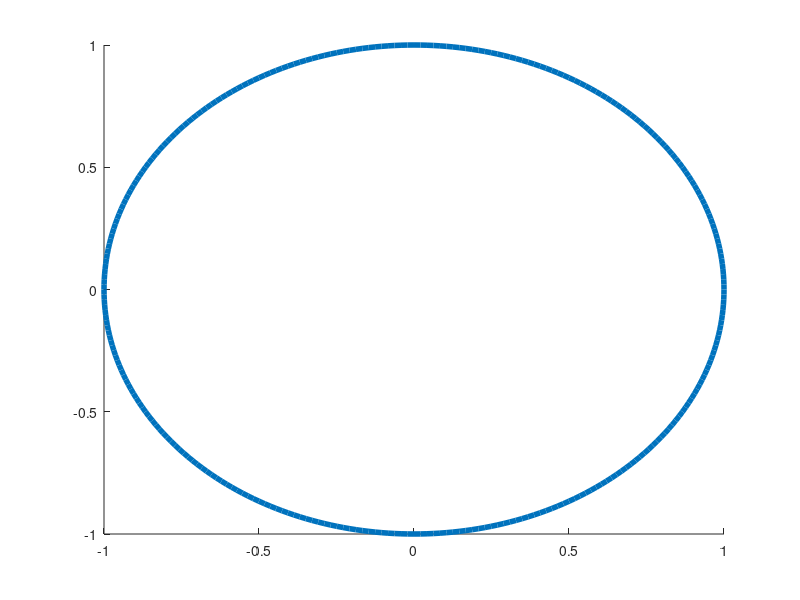

The MATLAB source for this figure:
function h=ellipse(ra,rb,ang,x0,y0,C,Nb)
% Ellipse adds ellipses to the current plot
%
% ELLIPSE(ra,rb,ang,x0,y0) adds an ellipse with semimajor axis of ra,
% a semimajor axis of radius rb, a semimajor axis of ang, centered at
% the point x0,y0.
%
% The length of ra, rb, and ang should be the same. 
% If ra is a vector of length L and x0,y0 scalars, L ellipses
% are added at point x0,y0.
% If ra is a scalar and x0,y0 vectors of length M, M ellipse are with the same 
% radii are added at the points x0,y0.
% If ra, x0, y0 are vectors of the same length L=M, M ellipses are added.
% If ra is a vector of length L and x0, y0 are  vectors of length
% M~=L, L*M ellipses are added, at each point x0,y0, L ellipses of radius ra.
%
% ELLIPSE(ra,rb,ang,x0,y0,C)
% adds ellipses of color C. C may be a string ('r','b',...) or the RGB value. 
% If no color is specified, it makes automatic use of the colors specified by 
% the axes ColorOrder property. For several circles C may be a vector.
%
% ELLIPSE(ra,rb,ang,x0,y0,C,Nb), Nb specifies the number of points
% used to draw the ellipse. The default value is 300. Nb may be used
% for each ellipse individually.
%
% h=ELLIPSE(...) returns the handles to the ellipses.
%
% as a sample of how ellipse works, the following produces a red ellipse
% tipped up at a 45 deg axis from the x axis
% ellipse(1,2,pi/8,1,1,'r')
%
% note that if ra=rb, ELLIPSE plots a circle
%

% written by D.G. Long, Brigham Young University, based on the
% CIRCLES.m original 
% written by Peter Blattner, Institute of Microtechnology, University of 
% Neuchatel, Switzerland, blattner@imt.unine.ch


% Check the number of input arguments 

if nargin<1,
  ra=[];
end;
if nargin<2,
  rb=[];
end;
if nargin<3,
  ang=[];
end;

%if nargin==1,
%  error('Not enough arguments');
%end;

if nargin<5,
  x0=[];
  y0=[];
end;
 
if nargin<6,
  C=[];
end

if nargin<7,
  Nb=[];
end

% set up the default values

if isempty(ra),ra=1;end;
if isempty(rb),rb=1;end;
if isempty(ang),ang=0;end;
if isempty(x0),x0=0;end;
if isempty(y0),y0=0;end;
if isempty(Nb),Nb=300;end;
if isempty(C),C=get(gca,'colororder');end;

% work on the variable sizes

x0=x0(:);
y0=y0(:);
ra=ra(:);
rb=rb(:);
ang=ang(:);
Nb=Nb(:);

if isstr(C),C=C(:);end;

if length(ra)~=length(rb),
  error('length(ra)~=length(rb)');
end;
if length(x0)~=length(y0),
  error('length(x0)~=length(y0)');
end;

% how many inscribed elllipses are plotted

if length(ra)~=length(x0)
  maxk=length(ra)*length(x0);
else
  maxk=length(ra);
end;

% drawing loop

for k=1:maxk
  
  if length(x0)==1
    xpos=x0;
    ypos=y0;
    radm=ra(k);
    radn=rb(k);
    if length(ang)==1
      an=ang;
    else
      an=ang(k);
    end;
  elseif length(ra)==1
    xpos=x0(k);
    ypos=y0(k);
    radm=ra;
    radn=rb;
    an=ang;
  elseif length(x0)==length(ra)
    xpos=x0(k);
    ypos=y0(k);
    radm=ra(k);
    radn=rb(k);
    an=ang(k)
  else
    rada=ra(fix((k-1)/size(x0,1))+1);
    radb=rb(fix((k-1)/size(x0,1))+1);
    an=ang(fix((k-1)/size(x0,1))+1);
    xpos=x0(rem(k-1,size(x0,1))+1);
    ypos=y0(rem(k-1,size(y0,1))+1);
  end;

  co=cos(an);
  si=sin(an);
  the=linspace(0,2*pi,Nb(rem(k-1,size(Nb,1))+1,:)+1);
%  x=radm*cos(the)*co-si*radn*sin(the)+xpos;
%  y=radm*cos(the)*si+co*radn*sin(the)+ypos;
  h(k)=line(radm*cos(the)*co-si*radn*sin(the)+xpos,radm*cos(the)*si+co*radn*sin(the)+ypos,'LineWidth',4);
  set(h(k),'color',C(rem(k-1,size(C,1))+1,:));

end;

